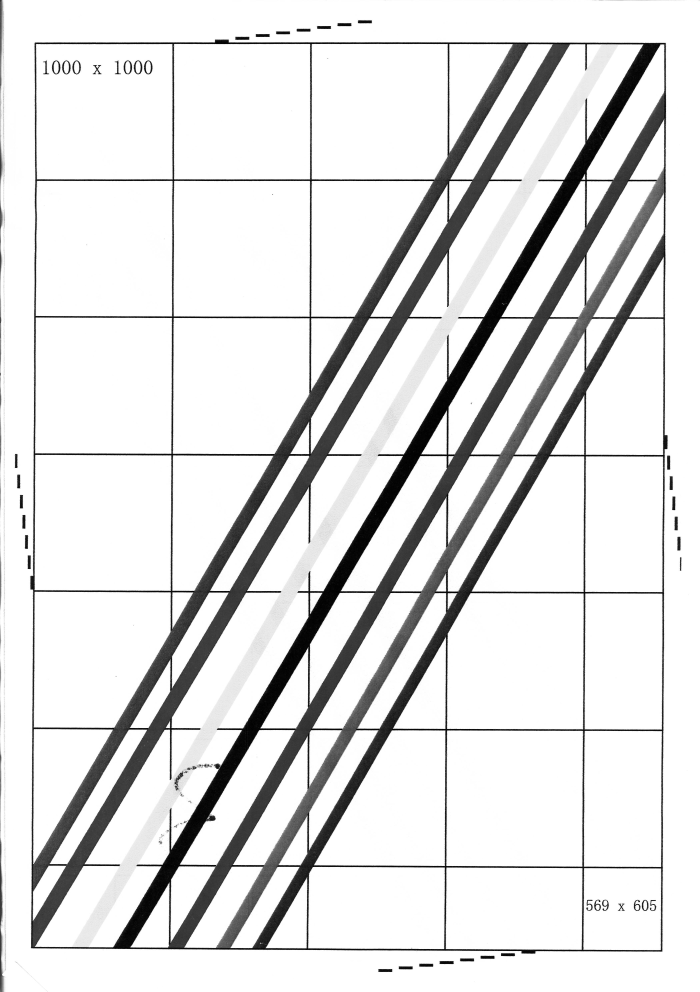
#> input picture image_t0000000019_n1.jpg, 3496 x 4960 px (shown at 1/5 size)
$ python a4_smart_measure.py image_t0000000019_n1.jpg out.png
#> lines starting #> are read from the running program, lines starting #| are printed output that depends on the picture; after the words box and inside, x2 and y2 are one past the last pixel; in counts of white or black regions, pixels touching at a corner belong together
# -*- coding: utf-8 -*-
"""
A4 纸张测量工具 - 智能自动检测版
自动从图像中检测并计算实际距离
"""

import cv2
import numpy as np
from PIL import Image
from PIL.ExifTags import TAGS
import os
import datetime


class A4SmartMeasurement:
    """A4 纸张智能测量工具"""

    DEFAULT_DPI = 300

    def __init__(self):
        self.image = None
        self.gray = None
        self.dpi = self.DEFAULT_DPI
        self.filename = ""
        self.width = 0
        self.height = 0

        # 测量结果
        self.horizontal_mm = 0.0  # 水平距离（毫米）
        self.vertical_mm = 0.0   # 垂直距离（毫米）
        self.horizontal_px = 0   # 水平距离（像素）
        self.vertical_px = 0      # 垂直距离（像素）

        # 置信度
        self.horizontal_confidence = 0
        self.vertical_confidence = 0

        # 检测到的线条信息
        self.detected_lines = []

        # 状态
        self.status = "FAIL"
        self.error_message = ""
        self.detection_method = ""

    def load_image(self, filepath):
        """加载图像并解析 DPI"""
        if not os.path.exists(filepath):
            self.status = "FAIL"
            self.error_message = "File not found"
            return False

        self.filename = os.path.basename(filepath)

        try:
            self.image = cv2.imread(filepath)
            if self.image is None:
                self.status = "FAIL"
                self.error_message = "Unsupported format"
                return False

            self.gray = cv2.cvtColor(self.image, cv2.COLOR_BGR2GRAY)
            self.height, self.width = self.gray.shape

        except Exception as e:
            self.status = "FAIL"
            self.error_message = "File corrupted"
            return False

        self.dpi = self._extract_dpi(filepath)
        return True

    def _extract_dpi(self, filepath):
        """解析 EXIF DPI"""
        try:
            image = Image.open(filepath)
            exif_data = image._getexif()

            if exif_data is not None:
                for tag_id, value in exif_data.items():
                    tag = TAGS.get(tag_id, tag_id)
                    if tag in ['XResolution', 'YResolution']:
                        if isinstance(value, tuple):
                            return int(value[0]) if value[1] == 1 else int(value[0] / value[1])
                        else:
                            return int(value)

            return self.DEFAULT_DPI

        except Exception:
            return self.DEFAULT_DPI

    def analyze(self):
        """
        智能分析 - 自动检测并计算距离
        使用多种策略组合来提高准确性
        """
        if self.gray is None:
            self.status = "FAIL"
            self.error_message = "Image not loaded"
            return False

        # 策略1: 使用形态学梯度检测边缘
        if self._detect_with_morphology_gradient():
            self.detection_method = "Morphology Gradient"
            return self._finalize()

        # 策略2: 使用自适应边缘检测
        if self._detect_with_adaptive_edges():
            self.detection_method = "Adaptive Edge"
            return self._finalize()

        # 策略3: 使用投影法结合形态学
        if self._detect_with_projection_morphology():
            self.detection_method = "Projection + Morphology"
            return self._finalize()

        # 策略4: 直接边缘检测
        if self._detect_with_canny():
            self.detection_method = "Canny Edge"
            return self._finalize()

        self.status = "FAIL"
        self.error_message = "No clear grid lines detected"
        return False

    def _detect_with_morphology_gradient(self):
        """策略1: 形态学梯度检测"""
        # 扩展 ROI 区域以更好地捕捉线条
        roi_w = min(int(self.width * 0.25), 600)
        roi_h = min(int(self.height * 0.25), 800)
        roi = self.gray[0:roi_h, 0:roi_w]

        # 形态学梯度
        kernel = cv2.getStructuringElement(cv2.MORPH_RECT, (3, 3))
        gradient = cv2.morphologyEx(roi, cv2.MORPH_GRADIENT, kernel)

        # 自适应阈值
        mean_val = np.mean(gradient)
        _, binary = cv2.threshold(gradient, mean_val * 0.5, 255, cv2.THRESH_BINARY)

        return self._extract_lines_from_binary(roi, binary)

    # [50 lines left out: functions _detect_with_adaptive_edges, _detect_with_projection_morphology, _detect_with_canny, not called in this run]

    def _extract_lines_from_binary(self, roi, binary):
        """从二值图像中提取线条位置"""
        h, w = binary.shape

        # 垂直投影
        v_proj = np.sum(binary, axis=0)
        # 水平投影
        h_proj = np.sum(binary, axis=1)

        # 归一化投影
        v_proj_norm = v_proj / (np.max(v_proj) + 1e-6)
        h_proj_norm = h_proj / (np.max(h_proj) + 1e-6)

        # 找峰值（线条位置）
        vertical_lines = self._find_peaks(v_proj_norm, w)
        horizontal_lines = self._find_peaks(h_proj_norm, h)

        if len(vertical_lines) == 0 or len(horizontal_lines) == 0:
            return False

        # 取第一条线条位置
        first_vertical = vertical_lines[0]
        first_horizontal = horizontal_lines[0]

        # 转换为毫米
        self.vertical_px = first_vertical
        self.horizontal_px = first_horizontal

        self.vertical_mm = round(first_vertical * 25.4 / self.dpi, 2)
        self.horizontal_mm = round(first_horizontal * 25.4 / self.dpi, 2)

        # 计算置信度
        self.vertical_confidence = min(100, int(v_proj_norm[first_vertical] * 100))
        self.horizontal_confidence = min(100, int(h_proj_norm[first_horizontal] * 100))

        # 存储检测到的线条
        self.detected_lines = {
            'vertical': vertical_lines[:5],
            'horizontal': horizontal_lines[:5]
        }

        return True

    def _find_peaks(self, projection, dimension):
        """找投影中的峰值位置"""
        peaks = []
        threshold = 0.15  # 降低阈值以检测更多线条

        # 局部最大值检测
        for i in range(2, dimension - 2):
            if projection[i] > threshold:
                if (projection[i] > projection[i-1] and
                    projection[i] > projection[i-2] and
                    projection[i] > projection[i+1] and
                    projection[i] > projection[i+2]):
                    peaks.append(i)

        return peaks

    def _finalize(self):
        """完成检测"""
        self.status = "SUCCESS"
        return True

    def generate_report(self):
        """生成详细测量报告"""
        timestamp = datetime.datetime.now().strftime("%Y-%m-%d %H:%M:%S")

        report = []
        report.append("=" * 70)
        report.append("A4 纸张智能测量报告")
        report.append("=" * 70)
        report.append(f"\n测量时间：{timestamp}")
        report.append(f"图像文件：{self.filename}")
        report.append(f"图像尺寸：{self.width} × {self.height} 像素")
        report.append(f"DPI: {self.dpi}")
        report.append(f"检测方法：{self.detection_method}")

        if self.status == "SUCCESS":
            report.append("\n" + "-" * 70)
            report.append("自动计算结果")
            report.append("-" * 70)

            report.append(f"\n【水平距离 - 箭头 1】")
            report.append(f"  测量对象：纸张上边缘 → 第一条水平线")
            report.append(f"  像素距离：{self.horizontal_px} px")
            report.append(f"  计算距离：{self.horizontal_mm} mm")
            report.append(f"  置信度：{self.horizontal_confidence}%")

            report.append(f"\n【垂直距离 - 箭头 2】")
            report.append(f"  测量对象：纸张左边缘 → 第一条垂直线")
            report.append(f"  像素距离：{self.vertical_px} px")
            report.append(f"  计算距离：{self.vertical_mm} mm")
            report.append(f"  置信度：{self.vertical_confidence}%")

            report.append("\n" + "-" * 70)
            report.append("计算公式")
            report.append("-" * 70)
            report.append(f"  毫米 = 像素 × 25.4 ÷ DPI")
            report.append(f"  ")
            report.append(f"  水平：{self.horizontal_px} × 25.4 ÷ {self.dpi} = {self.horizontal_mm} mm")
            report.append(f"  垂直：{self.vertical_px} × 25.4 ÷ {self.dpi} = {self.vertical_mm} mm")

            if self.detected_lines:
                report.append("\n" + "-" * 70)
                report.append("检测到的线条位置")
                report.append("-" * 70)
                report.append(f"  垂直线 X 坐标：{self.detected_lines.get('vertical', [])}")
                report.append(f"  水平线 Y 坐标：{self.detected_lines.get('horizontal', [])}")

            report.append("\n" + "-" * 70)
            report.append("坐标系定义")
            report.append("-" * 70)
            report.append("  原点 (0, 0): 纸张左上角")
            report.append("  X 轴：水平向右为正")
            report.append("  Y 轴：垂直向下为正")

            report.append("\n" + "-" * 70)
            report.append("坐标示意图")
            report.append("-" * 70)
            report.append(f"""
    纸张左边缘           竖线 (X={self.vertical_mm}mm)
        ↓                  ↓
    ┌──┼────────────────┐ ← 上边缘 (Y=0)
    │  │                │
    │  │                │
    │  │                │
    │  ├────────────────┤ ← 横线 (Y={self.horizontal_mm}mm)
    │  │←→             │
    │  │{self.vertical_mm}mm            │
    │  │                │
    └──┴────────────────┘
        ↑
    原点 (0,0)
            """)

        else:
            report.append(f"\n测量失败：{self.error_message}")

        report.append("\n" + "=" * 70)
        report.append(f"状态：{self.status}")
        report.append("=" * 70)

        return "\n".join(report)

    def analyze_file(self, filepath):
        """主分析函数"""
        if not self.load_image(filepath):
            return self.generate_report()

        self.analyze()
        return self.generate_report()


def analyze_smart(filepath, output_path=None):
    """便捷分析函数"""
    tool = A4SmartMeasurement()
    report = tool.analyze_file(filepath)
#> in load_image, self.image is the input picture: shape (4960, 3496, 3); min 0, max 255, mean 225.7
#> in _detect_with_morphology_gradient, `roi = self.gray[0:roi_h, 0:roi_w]`:
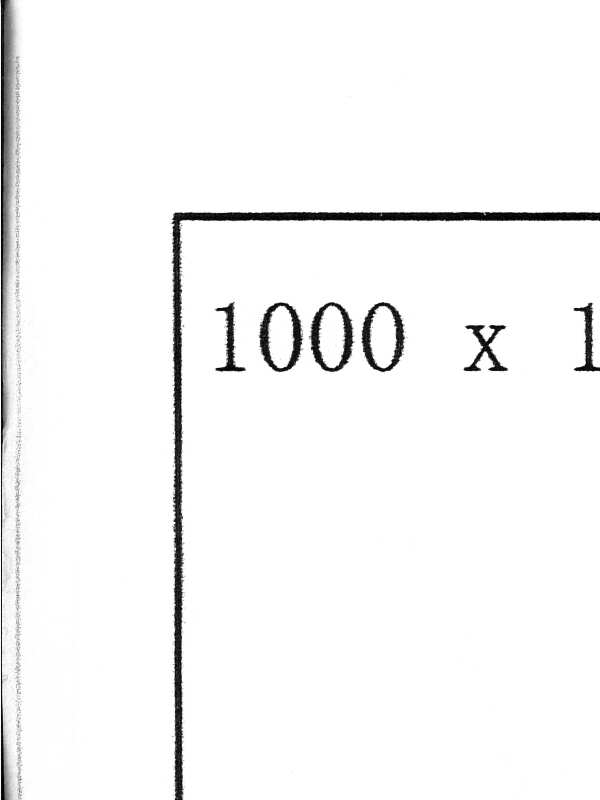
#> roi: shape (800, 600); min 0, max 255, mean 246.5
#> in _detect_with_morphology_gradient, `gradient = cv2.morphologyEx(roi, cv2.MORPH_GRADIENT, kernel)`:
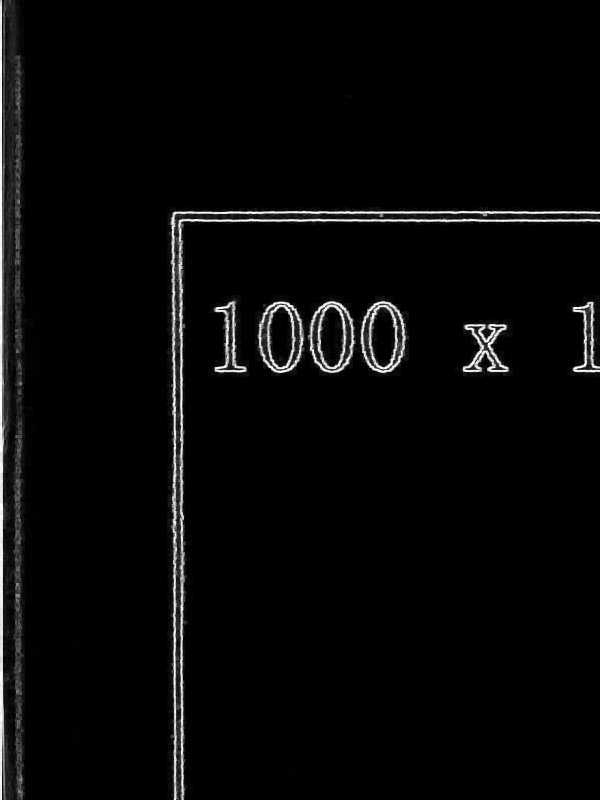
#> gradient: shape (800, 600); min 0, max 255, mean 7.5
#> in _detect_with_morphology_gradient, `mean_val = np.mean(gradient)`: mean_val = 7.52
#> in _detect_with_morphology_gradient, `_, binary = cv2.threshold(gradient, mean_val * 0.5, 255, cv2.THRESH_BI..`:
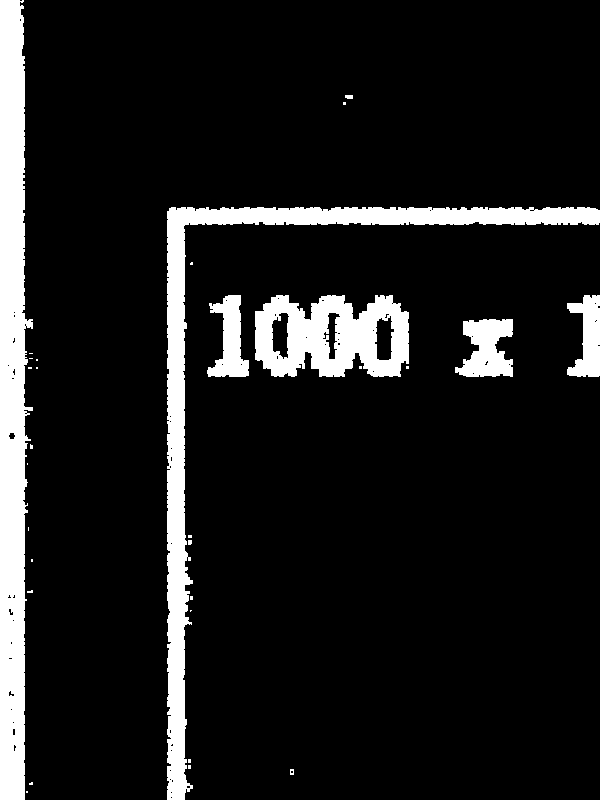
#> binary: shape (800, 600); 10.9% white; 30 white regions (22 under 20 px), largest, box (x1, y1, x2, y2) and area: (0, 0, 33, 800) 19832, (167, 207, 600, 800) 17422, (255, 295, 409, 377) 8936
#> in _extract_lines_from_binary, `v_proj = np.sum(binary, axis=0)`: v_proj = 600 values, max 204000 at index 0, min 0 at index 33, mean 22245.3
#> in _extract_lines_from_binary, `h_proj = np.sum(binary, axis=1)`: h_proj = 800 values, max 116790 at index 213, min 5100 at index 3, mean 16684
#> in _extract_lines_from_binary, `v_proj_norm = v_proj / (np.max(v_proj) + 1e-6)`: v_proj_norm = 600 values, max 1 at index 0, min 0 at index 33, mean 0.109
#> in _extract_lines_from_binary, `h_proj_norm = h_proj / (np.max(h_proj) + 1e-6)`: h_proj_norm = 800 values, max 1 at index 213, min 0.0437 at index 3, mean 0.143
#> after the loop in _find_peaks, `for i in range(2, dimension - 2):`: peaks = [12]
#> in _extract_lines_from_binary, `horizontal_lines = self._find_peaks(h_proj_norm, h)`: horizontal_lines = [299, 304, 308, 312, 323, 360]
#> in _extract_lines_from_binary, `first_vertical = vertical_lines[0]`: first_vertical = 12
#> in _extract_lines_from_binary, `first_horizontal = horizontal_lines[0]`: first_horizontal = 299
#> in _extract_lines_from_binary, `self.vertical_px = first_vertical`: self.vertical_px = 12
#> in _extract_lines_from_binary, `self.horizontal_px = first_horizontal`: self.horizontal_px = 299
#> in _extract_lines_from_binary, `self.vertical_mm = round(first_vertical * 25.4 / self.dpi, 2)`: self.vertical_mm = 1.02
#> in _extract_lines_from_binary, `self.horizontal_mm = round(first_horizontal * 25.4 / self.dpi, 2)`: self.horizontal_mm = 25.32
#> in _extract_lines_from_binary, `self.vertical_confidence = min(100, int(v_proj_norm[first_vertical] * ..`: self.vertical_confidence = 98
#> in _extract_lines_from_binary, `self.horizontal_confidence = min(100, int(h_proj_norm[first_horizontal..`: self.horizontal_confidence = 30
#> in _extract_lines_from_binary, `self.detected_lines = { 'vertical': vertical_lines[:5], 'horizontal': ..`: self.detected_lines = {'vertical': [12], 'horizontal': [299, 304, 308, 312, 323]}
#> in analyze, `self.detection_method = "Morphology Gradient"`: self.detection_method = 'Morphology Gradient'

    print(report)
#> (printed output is left out)

    if output_path:
        with open(output_path, 'w', encoding='utf-8') as f:
            f.write(report)
        print(f"\n报告已保存至：{output_path}")

    return tool


if __name__ == "__main__":
    import sys

    if len(sys.argv) < 2:
        print("Usage: python a4_smart_measure.py <image_file>")
        sys.exit(1)

    input_file = sys.argv[1]
    output_file = sys.argv[2] if len(sys.argv) > 2 else None

    analyze_smart(input_file, output_file)

$ run again, on 2026-03-11_177_visualization.jpg
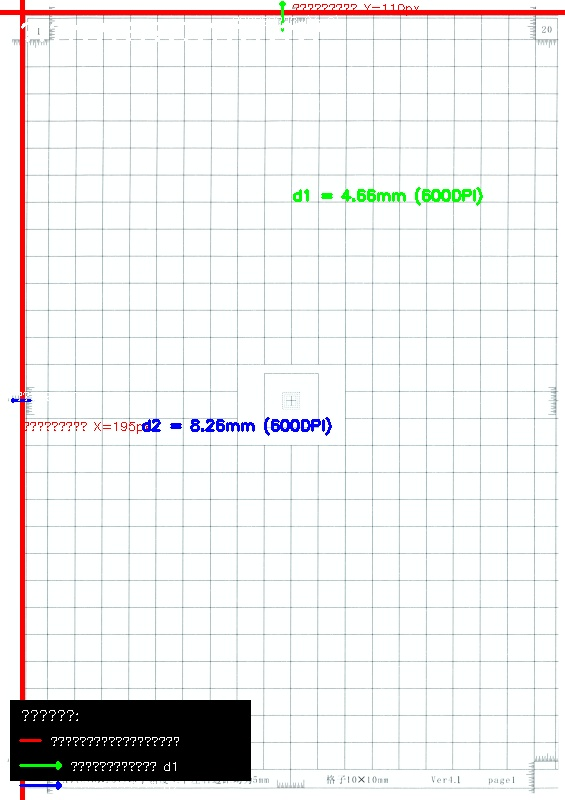
#> input picture 2026-03-11_177_visualization.jpg, 565 x 800 px
#> in load_image, self.image is the input picture: shape (800, 565, 3); mean B, G, R 235.3, 235.4, 236.2
#> in _detect_with_morphology_gradient, `gradient = cv2.morphologyEx(roi, cv2.MORPH_GRADIENT, kernel)`:
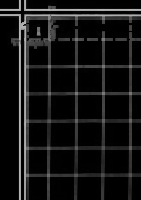
#> gradient: shape (200, 141); min 0, max 184, mean 20
#> mean_val = 19.97
#> in _detect_with_morphology_gradient, `_, binary = cv2.threshold(gradient, mean_val * 0.5, 255, cv2.THRESH_BI..`:
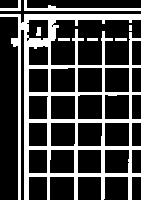
#> binary: shape (200, 141); 26.5% white; 8 white regions (1 under 20 px), largest, box (x1, y1, x2, y2) and area: (0, 14, 141, 200) 6822, (24, 0, 141, 11) 394, (0, 0, 21, 11) 87
#> v_proj = 141 values, max 50235 at index 18, min 1530 at index 0, mean 13500.5
#> h_proj = 200 values, max 35190 at index 8, min 0 at index 11, mean 9517.9
#> v_proj_norm = 141 values, max 1 at index 18, min 0.0305 at index 0, mean 0.269
#> h_proj_norm = 200 values, max 1 at index 8, min 0 at index 11, mean 0.27
#> after the loop in _find_peaks, `for i in range(2, dimension - 2):`: peaks = [58]
#> horizontal_lines = [22, 35, 40, 159]
#> first_vertical = 58
#> first_horizontal = 22
#> self.vertical_px = 58
#> self.horizontal_px = 22
#> self.vertical_mm = 4.91
#> self.horizontal_mm = 1.86
#> self.vertical_confidence = 17
#> self.horizontal_confidence = 19
#> self.detected_lines = {'vertical': [58], 'horizontal': [22, 35, 40, 159]}
#> self.detection_method = 'Morphology Gradient'
#> (printed output is left out)

$ run again, on test_roi.jpg
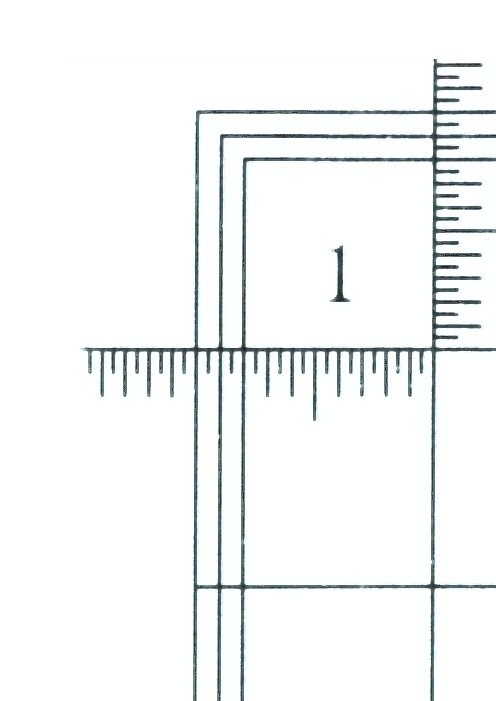
#> input picture test_roi.jpg, 496 x 701 px
#> in load_image, self.image is the input picture: shape (701, 496, 3); mean B, G, R 245.7, 245.6, 243.5
#> in _detect_with_morphology_gradient, `roi = self.gray[0:roi_h, 0:roi_w]`:
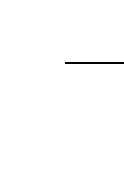
#> roi: shape (175, 124); values 254 (black) and 255 (white), 99.5% white; black in thin lines or dots, all inside (x1, y1, x2, y2) = (65, 62, 124, 64)
#> in _detect_with_morphology_gradient, `gradient = cv2.morphologyEx(roi, cv2.MORPH_GRADIENT, kernel)`:
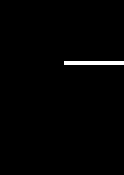
#> gradient: shape (175, 124); values 0 (black) and 1 (white), 1.1% white; 1 white region, box (x1, y1, x2, y2) and area: (64, 61, 124, 65) 240
#> mean_val = 0.0111
#> v_proj = 124 values from 0 to 1020
#> h_proj = 175 values, max 15300 at index 61, min 0 at index 0, mean 349.7
#> v_proj_norm = 124 values from 0 to 1
#> h_proj_norm = 175 values, max 1 at index 61, min 0 at index 0, mean 0.0229
#> after the loop in _find_peaks, `for i in range(2, dimension - 2):`: peaks = []
#> in _detect_with_adaptive_edges, `roi_w = min(int(self.width * 0.25), 600)`: roi_w = 124
#> self.status = 'FAIL'
#| ======================================================================
#| A4 纸张智能测量报告
#| ======================================================================
#| 测量时间：2026-11-20 21:53:40
#| 图像文件：test_roi.jpg
#| 图像尺寸：496 × 701 像素
#> (further printed lines are left out)
